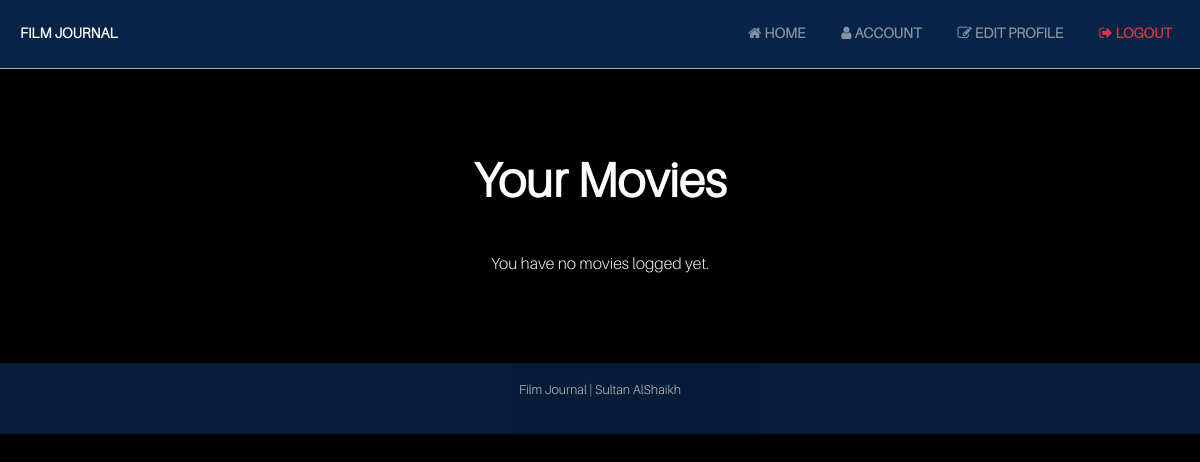
Page /account (signed in) on the earlier database version.
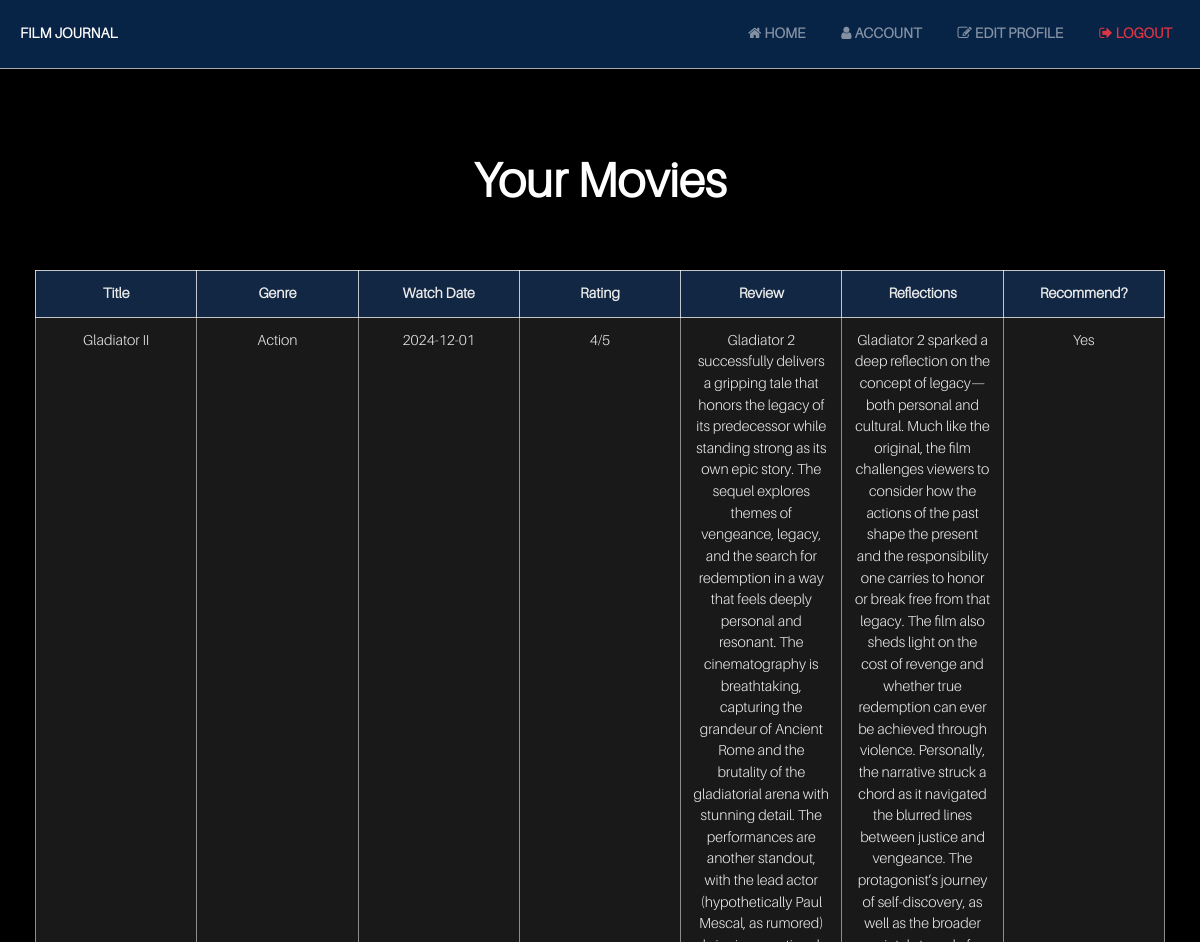
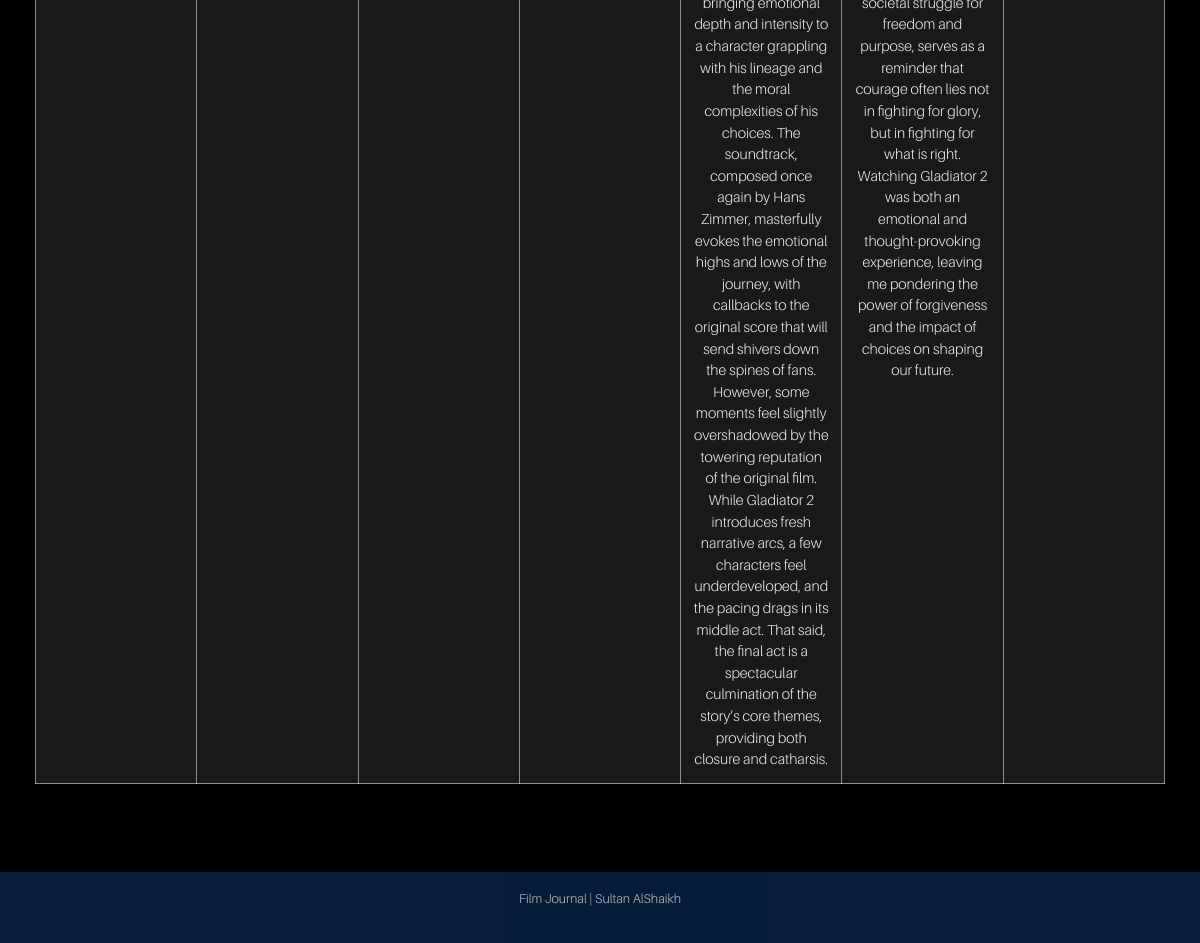
Same page on the later database version (2 pictures, top to bottom).
### app/models.py (models this page shows, shortened)
class Movie(db.Model):
    __tablename__ = 'movie'
    id = db.Column(db.Integer, primary_key=True)
    title = db.Column(db.String(100), nullable=False)
    rating = db.Column(db.Integer, nullable=False)
    watch_date = db.Column(db.Date)
    genre = db.Column(db.String(50))
    review = db.Column(db.String(500))
    reflections = db.Column(db.String(500))
    watched = db.Column(db.Boolean, default=False)
    recommend = db.Column(db.Boolean, default=False)
    tmdb_id = db.Column(db.Integer, unique=True, nullable=True)
    poster_url = db.Column(db.String(255), nullable=True)
    user_id = db.Column(db.Integer, db.ForeignKey('user.id'), nullable=False)
    likes = db.relationship('Like', backref='liked_movie', lazy='dynamic')

### app/views.py (the view)
@app.route('/account')
@login_required
def account():
    movies = Movie.query.filter_by(user_id=current_user.id).all()
    return render_template('account.html', movies=movies)

### app/__init__.py (called while the page is built)
@login_manager.user_loader
def load_user(user_id):
    return models.User.query.get(int(user_id))

### app/templates/account.html (shortened to what this page needs)
{% extends "base.html" %}
{% block content %}
<h1>Your Movies</h1>
{% if movies %}
  <div class="table-container">
    <table class="table table-striped">
      <thead>
        <tr>
          <th>Title</th>
          <th>Genre</th>
          <th>Watch Date</th>
          <th>Rating</th>
          <th>Review</th>
          <th>Reflections</th>
          <th>Recommend?</th>
        </tr>
      </thead>
      <tbody>
        {% for movie in movies %}
        <tr>
          <td>{{ movie.title }}</td>
          <td>{{ movie.genre }}</td>
          <td>{{ movie.watch_date.strftime('%Y-%m-%d') if movie.watch_date else 'N/A' }}</td>
          <td>{{ movie.rating }}/5</td>
          <td>{{ movie.review }}</td>
          <td>{{ movie.reflections }}</td>
          <td>{{ 'Yes' if movie.recommend else 'No' }}</td>
        </tr>
        {% endfor %}
      </tbody>
    </table>
  </div>
{% else %}
  <p>You have no movies logged yet.</p>
{% endif %}
{% endblock %}

### app/templates/base.html (shortened to what this page needs)
<!DOCTYPE html>
<html lang="en">
<head>
  <link rel="stylesheet" href="https://cdn.jsdelivr.net/npm/bootstrap@4.5.3/dist/css/bootstrap.min.css">
  <link rel="stylesheet" href="{{ url_for('static', filename='styles.css') }}">
  <link rel="stylesheet" href="https://cdnjs.cloudflare.com/ajax/libs/font-awesome/4.7.0/css/font-awesome.min.css">
</head>
<body>
  <nav class="navbar navbar-expand-lg navbar-dark" style="background-color: rgba(26, 115, 232, 0.3);">
    <a class="navbar-brand font-weight-bold" href="{{ url_for('landing_page') }}">Film Journal</a>
    <div class="collapse navbar-collapse" id="navbarNav">
      <ul class="navbar-nav ml-auto">
        {% if current_user.is_authenticated %}
        <li class="nav-item">
          <a class="nav-link" href="{{ url_for('home') }}">
            <i class="fa fa-home"></i> Home
          </a>
        </li>
          <li class="nav-item">
            <a class="nav-link" href="{{ url_for('account') }}">
              <i class="fa fa-user"></i> Account
            </a>
          </li>
          <li class="nav-item">
            <a class="nav-link" href="{{ url_for('edit_profile') }}">
              <i class="fa fa-edit"></i> Edit Profile
            </a>
          </li>
          <li class="nav-item">
            <a class="nav-link text-danger font-weight-bold" href="{{ url_for('logout') }}">
              <i class="fa fa-sign-out"></i> Logout
            </a>
          </li>
        {% endif %}
      </ul>
    </div>
  </nav>
  <div class="container mt-4">
    {% block content %}{% endblock %}
  </div>
  <footer class="text-white text-center py-3 mt-5" style="background-color: rgba(26, 115, 232, 0.3);">
    <p>Film Journal | Sultan AlShaikh</p>
  </footer>
</body>
</html>

### app/static/styles.css (style rules this page uses)
:root { --primary-color: #000000; --secondary-color: #FFFFFF; --highlight-color: #1A73E8; --card-background: #1A1A1A; --text-color: #EAEAEA; --button-hover: #0056b3; --shadow-color: rgba(0, 0, 0, 0.5); --gold-color: #FFD700; --gray-star: #ccc; }
body { font-family: 'Aileron Light', Arial, sans-serif; background-color: var(--primary-color); color: var(--text-color); margin: 0; padding: 0; line-height: 1.5; }
h1 { font-family: 'Aileron Light', Arial, sans-serif; font-size: 3rem; font-weight: 700; color: var(--secondary-color); text-align: center; margin: 40px 0; }
p { font-family: 'Aileron Light', Arial, sans-serif; color: var(--text-color); line-height: 1.8; text-align: center; }
footer { text-align: center; margin-top: 20px; color: var(--text-color); font-size: 0.8rem; opacity: 0.8; }
.navbar { background-color: var(--primary-color); border-bottom: 1px solid #aaaaaa; padding: 15px 0; padding-left: 20px; }
.navbar a { color: var(--secondary-color); font-weight: bold; margin-right: 20px; text-transform: uppercase; transition: color 0.3s ease; font-size: 0.9rem; }
.container { max-width: 1200px; padding: 20px; display: flex; flex-direction: column; align-items: center; justify-content: center; }
.table { background-color: var(--card-background); border-radius: 0; box-shadow: 0 8px 16px var(--shadow-color); overflow: hidden; margin: 20px 0; width: 100%; table-layout: fixed; }
.table-container, .table, .table td, .table th { color: var(--text-color) !important; }
.table th, .table td { overflow-wrap: break-word; font-size: 0.9rem; padding: 12px; text-align: center; }
.table th { background-color: rgba(4, 47, 103, 0.5); border: 1px solid rgba(255, 255, 255, 0.75) !important; color: var(--text-color); white-space: nowrap; font-weight: 600; }
.table-container { overflow-x: auto; -webkit-overflow-scrolling: touch; padding: 0 15px; }
tr { border: 1px solid rgba(255, 255, 255, 0.75) !important; }
td { border: 1px solid rgba(255, 255, 255, 0.5) !important; }
tr:nth-child(odd) { background: #212121; }

Differences in the rows shown:
now on this page (row edited): Movie: title "Gladiator II", genre "Action", watch_date "2024-12-01", rating "4", review "Gladiator 2 successfully delivers a gripping tale that honors the legacy of its predecessor while standing strong as its own epic story. The sequel explores themes of vengeance, legacy, and the search for redemption in a way that feels deeply personal and resonant. The cinematography is breathtaking, capturing the grandeur of Ancient Rome and the brutality of the gladiatorial arena with stunning detail. The performances are another standout, with the lead actor (hypothetically Paul Mescal, as rumored) bringing emotional depth and intensity to a character grappling with his lineage and the moral complexities of his choices. The soundtrack, composed once again by Hans Zimmer, masterfully…", reflections "Gladiator 2 sparked a deep reflection on the concept of legacy—both personal and cultural. Much like the original, the film challenges viewers to consider how the actions of the past shape the present and the responsibility one carries to honor or break free from that legacy. The film also sheds light on the cost of revenge and whether true redemption can ever be achieved through violence. Personally, the narrative struck a chord as it navigated the blurred lines between justice and vengeance. The protagonist’s journey of self-discovery, as well as the broader societal struggle for freedom and purpose, serves as a reminder that courage often lies not in fighting for glory, but in fighting…", recommend "Yes"
Other differences:
text no longer shown: "You have no movies logged yet."
text now shown: "Title Genre Watch Date Rating Review Reflections Recommend?"
